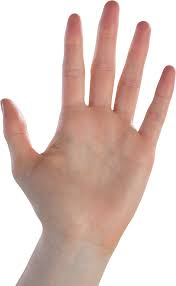
#> input picture mano.jpeg, 176 x 286 px
$ python mano.py
#> lines starting #> are read from the running program, lines starting #| are printed output that depends on the picture; after the words box and inside, x2 and y2 are one past the last pixel; in counts of white or black regions, pixels touching at a corner belong together
import cv2
import numpy as np

# -------- FUNCION PARA OBTENER ESQUELETO --------
def obtener_esqueleto(imagen_binaria):

    size = np.size(imagen_binaria)
    skel = np.zeros(imagen_binaria.shape, np.uint8)

    element = cv2.getStructuringElement(cv2.MORPH_CROSS, (3,3))
    done = False

    while not done:

        eroded = cv2.erode(imagen_binaria, element)
        temp = cv2.dilate(eroded, element)
        temp = cv2.subtract(imagen_binaria, temp)
        skel = cv2.bitwise_or(skel, temp)
        imagen_binaria = eroded.copy()

        zeros = size - cv2.countNonZero(imagen_binaria)

        if zeros == size:
            done = True

    return skel


# -------- PROCESAR IMAGEN MANO --------

img_mano = cv2.imread("mano.jpeg", cv2.IMREAD_GRAYSCALE)
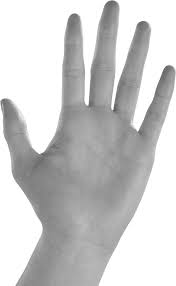
#> img_mano: shape (286, 176); min 83, max 255, mean 203.2

# mejorar contraste
img_mano = cv2.equalizeHist(img_mano)

# suavizar para reducir ruido
img_mano = cv2.GaussianBlur(img_mano, (5,5), 0)
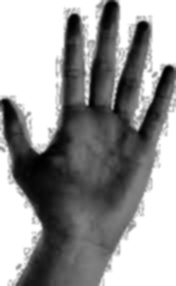
#> img_mano: shape (286, 176); min 1, max 255, mean 151.3

# binarización automática
_, bin_mano = cv2.threshold(img_mano, 0, 255, cv2.THRESH_BINARY_INV + cv2.THRESH_OTSU)
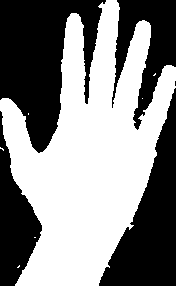
#> bin_mano: shape (286, 176); 53% white; 5 black regions (1 under 20 px), largest, box (x1, y1, x2, y2) and area: (0, 0, 106, 153) 9202, (99, 88, 176, 286) 6866, (112, 0, 176, 130) 3971, (0, 111, 42, 286) 3595

# kernel morfológico
kernel = np.ones((3,3), np.uint8)

# cerrar huecos entre dedos
bin_mano = cv2.morphologyEx(bin_mano, cv2.MORPH_CLOSE, kernel, iterations=2)
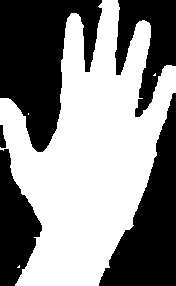
#> bin_mano: shape (286, 176); 53.9% white; 5 black regions, box (x1, y1, x2, y2) and area: (0, 0, 102, 152) 9039, (99, 93, 176, 286) 6832, (115, 0, 176, 117) 3781, (0, 149, 42, 286) 3437, (0, 125, 6, 148) 97

# eliminar ruido pequeño
bin_mano = cv2.morphologyEx(bin_mano, cv2.MORPH_OPEN, kernel, iterations=1)
#> bin_mano: shape (286, 176); 53.9% white; 4 black regions, box (x1, y1, x2, y2) and area: (0, 0, 102, 152) 9042, (99, 93, 176, 286) 6835, (115, 0, 176, 117) 3791, (0, 125, 42, 286) 3554

# obtener esqueleto
skel_mano = obtener_esqueleto(bin_mano)
#> in obtener_esqueleto, `size = np.size(imagen_binaria)`: size = 50336
#> the loop in obtener_esqueleto, `while not done: ` made 67 passes
#> zeros on passes 1 to 12: 24261, 25292, 26316, 27341, 28368, 29394, 30420, 31442, 32446, 33383, 34189, 34900
#> pass 1, in obtener_esqueleto, `temp = cv2.subtract(imagen_binaria, temp)`:
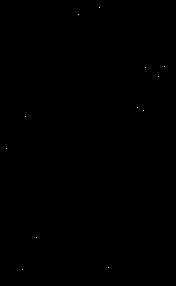
#> temp: shape (286, 176); 0.02% white in thin lines or dots, all inside (x1, y1, x2, y2) = (6, 7, 165, 270)
#> pass 2, in obtener_esqueleto, `eroded = cv2.erode(imagen_binaria, element)`:
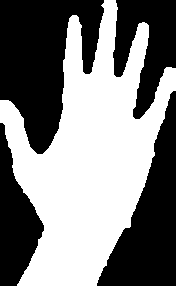
#> eroded: shape (286, 176); 49.8% white; 1 white region, box (x1, y1, x2, y2) and area: (0, 0, 176, 286) 25044
#> after the loop in obtener_esqueleto, `while not done:`: eroded: shape (286, 176); every value is 0
#> after the loop in obtener_esqueleto, `while not done:`:
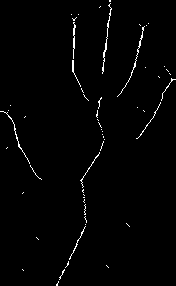
#> skel: shape (286, 176); 1.4% white in thin lines or dots


# -------- MOSTRAR RESULTADOS --------

cv2.imshow("Mano Original", img_mano)
cv2.imshow("Mano Binaria", bin_mano)
cv2.imshow("Esqueleto Mano", skel_mano)

cv2.waitKey(0)
cv2.destroyAllWindows()

$ run again, with bailarina.png saved as mano.jpeg
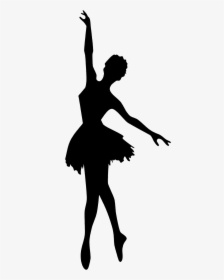
#> input picture bailarina.png, 224 x 280 px
#> img_mano is the input picture: shape (280, 224); min 0, max 255, mean 219.4
#> `bin_mano = cv2.morphologyEx(bin_mano, cv2.MORPH_CLOSE, kernel, iterati..`:
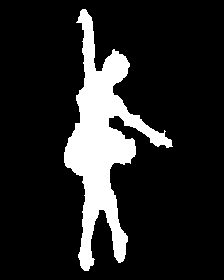
#> bin_mano: shape (280, 224); 14.5% white; 1 white region, box (x1, y1, x2, y2) and area: (64, 9, 173, 271) 9080
#> size = 62720
#> the loop in obtener_esqueleto, `while not done: ` made 33 passes
#> zeros on passes 1 to 8: 54554, 55412, 56249, 57066, 57864, 58544, 59058, 59460
#> after the loop in obtener_esqueleto, `while not done:`:
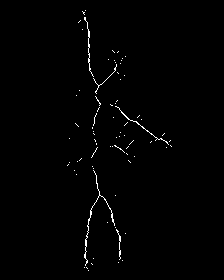
#> skel: shape (280, 224); 0.89% white in thin lines or dots, all inside (x1, y1, x2, y2) = (67, 10, 172, 271)
